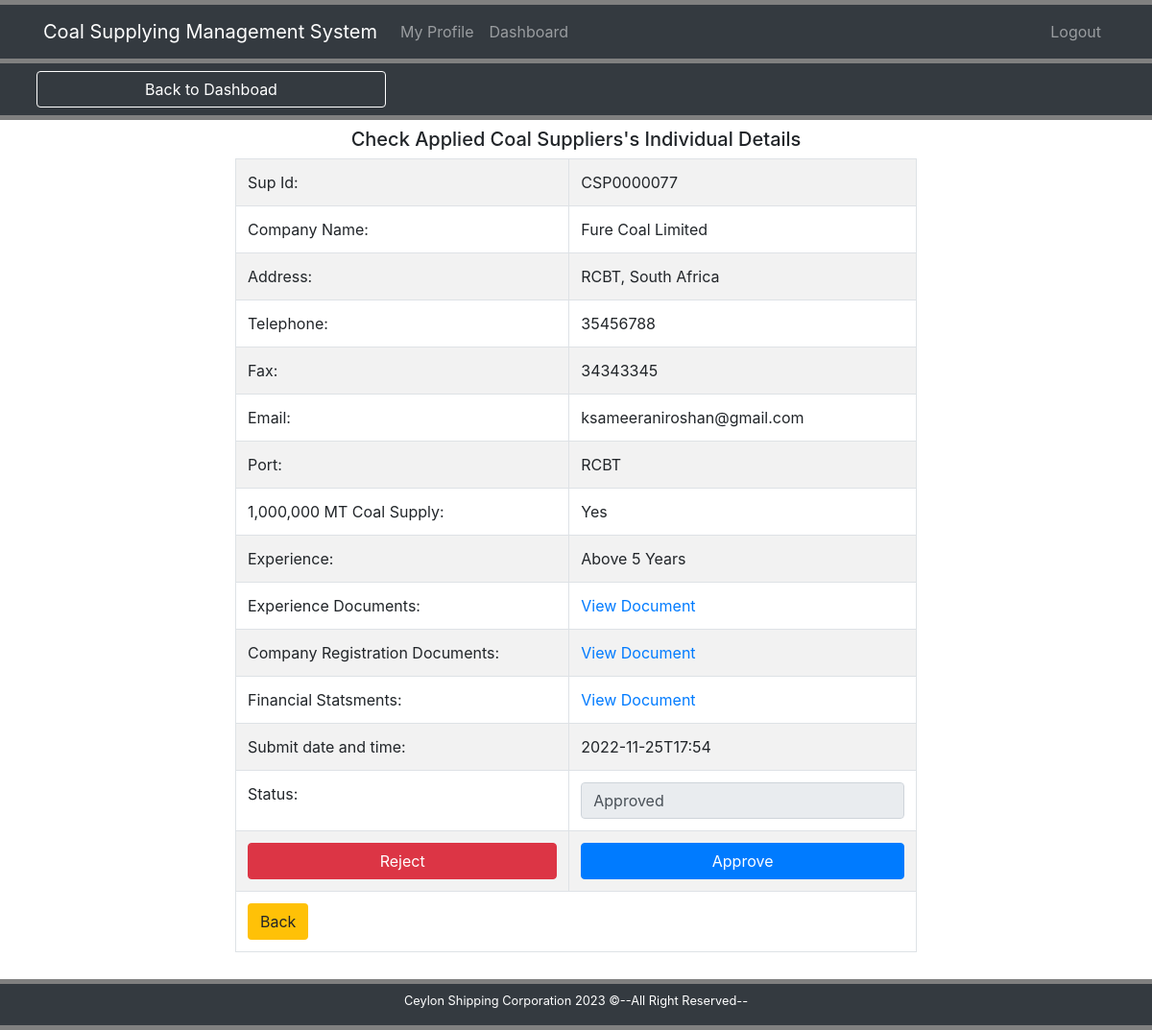
The app's page /checkCoalSupplier.php?id=10 with its own data.
### tables this page shows
CREATE TABLE `coalsupplier` (
  `id` int(10) NOT NULL,
  `supId` varchar(10) NOT NULL,
  `cName` varchar(50) NOT NULL,
  `address` varchar(200) NOT NULL,
  `telephone` varchar(15) NOT NULL,
  `fax` varchar(15) NOT NULL,
  `email` varchar(100) NOT NULL,
  `port` varchar(50) NOT NULL,
  `coalSupply` varchar(5) NOT NULL,
  `experience` varchar(15) NOT NULL,
  `exDoc` varchar(30) NOT NULL,
  `regDoc` varchar(30) NOT NULL,
  `finDoc` varchar(30) NOT NULL,
  `datetime` varchar(20) NOT NULL,
  `type` varchar(15) NOT NULL,
  `status` varchar(10) NOT NULL,
  `password` varchar(10) NOT NULL
);

### checkCoalSupplier.php (the view, shortened to what this page needs)
<?php
$searchQueryParameter = $_GET['id'];
?>
<!DOCTYPE html>
<html lang="en">
<head>
	<link rel="stylesheet" href="css/bootstrap.css">
	<link rel="stylesheet" href="css/style.css">
</head>
<body>
	<div style="height:5px; background: gray;"></div>
	<nav class="navbar navbar-expand-lg bg-dark navbar-dark">
		<div class="container">
			<a href="#" class="navbar-brand">Coal Supplying Management System</a>
			<div class="collapse navbar-collapse" id="navbarcollapse">
			<ul class="navbar-nav mr-auto">
				<li class="nav-item">
					<a href="#" class="nav-link">My Profile</a>
				</li>
				<li class="nav-item">
					<a href="dashPManager.php" class="nav-link">Dashboard</a>
				</li>
			</ul>
			<ul class="navbar-nav">
				<li class="nav-item">
					<a href="login.php" class="nav-link">Logout</a>
				</li>
			</ul>
			</div>
		</div>
	</nav>
	<div style="height:5px; background: gray;"></div>
	<header class="text-white bg-dark">
		<div class="container">
			<div class="row">
				<div class="col-lg-4 p-2">
					<a href="dashPManager.php" class="btn btn-dark btn-block" style="border-color:white;">Back to Dashboad</a>
				</div>
				<div class="col-lg-4 p-2">
				</div>
			</div>
		</div>
	</header>
	<div style="height:5px; background: gray;"></div>
	<section class="container py-2 mb-1">
		<div class="row">
			<div class="col-lg-12">
			<div class="row">
				<div class="col-md-12">
					<h5 class="text-center">Check Applied Coal Suppliers's Individual Details</h5>
				</div>
			</div>
			<div class="offset-lg-2 col-lg-8">
				<table class="table table-striped table-hover table-bordered">
					<?php
					global $ConnectingDB;
					$sql = "SELECT * FROM coalsupplier WHERE id='$searchQueryParameter'";
					$stmt = $ConnectingDB->query($sql);
					while ($dataRaws = $stmt->fetch()) {
						$supId = $dataRaws["supId"];
						$company = $dataRaws["cName"];
						$address = $dataRaws["address"];
						$telephone = $dataRaws["telephone"];
						$fax = $dataRaws["fax"];
						$email = $dataRaws["email"];
						$port = $dataRaws["port"];
						$qty = $dataRaws["coalSupply"];
						$experience = $dataRaws["experience"];
						$exDoc = $dataRaws["exDoc"];
						$regDoc = $dataRaws["regDoc"];
						$finDoc = $dataRaws["finDoc"];
						$datetime = $dataRaws["datetime"];
						$status = $dataRaws["status"];
					}
					?>
					<tbody>
					<tr>
						<td>Sup Id: </td>
						<td><?php echo $supId; ?></td>
					</tr>
					<tr>
						<td>Company Name: </td>
						<td><?php echo $company; ?></td>
					</tr>
					<tr>
						<td>Address: </td>
						<td><?php echo $address; ?></td>
					</tr>
					<tr>
						<td>Telephone: </td>
						<td><?php echo $telephone; ?></td>
					</tr>
					<tr>
						<td>Fax: </td>
						<td><?php echo $fax; ?></td>
					</tr>
					<tr>
						<td>Email: </td>
						<td><?php echo $email; ?></td>
					</tr>
					<tr>
						<td>Port: </td>
						<td><?php echo $port; ?></td>
					</tr>
					<tr>
						<td>1,000,000 MT Coal Supply: </td>
						<td><?php echo $qty; ?></td>
					</tr>
					<tr>
						<td>Experience: </td>
						<td><?php echo $experience; ?></td>
					</tr>
					<tr>
						<td>Experience Documents: </td>
						<td><a href="file/<?php echo $exDoc; ?>" target="_blank">
							<span>View Document</span>
						</a></td>
					</tr>
					<tr>
						<td>Company Registration Documents: </td>
						<td><a href="file/<?php echo $regDoc; ?>" target="_blank">
							<span>View Document</span>
						</a></td>
					</tr>
					<tr>
						<td>Financial Statsments: </td>
						<td><a href="file/<?php echo $finDoc; ?>" target="_blank">
							<span>View Document</span>
						</a></td>
					</tr>
					<tr>
						<td>Submit date and time: </td>
						<td><?php echo $datetime; ?></td>
					</tr>
					<tr>
					<form class="" action="checkCoalSupplier.php?id=<?php echo $searchQueryParameter; ?>" method="Post" enctype="multipart/form-data">
							<td>Status: </td>
							<td><input type="text"class="form-control" name="updateStatus" id="updateStatus" value="<?php echo $status; ?>" disabled></td>
					</tr>
					<tr>
						<td><button type="submit" name="reject" class="btn btn-block btn-danger">Reject</button></td>
						<td><button type="submit" name="approved" class="btn btn-block btn-primary">Approve</button></td>
					</tr>
					<tr>
						<td colspan="2"><a href="viewCoalSup.php"><span class="btn bg-warning">Back</span></a></td>
					</tr>
				</table>
			</div>
		</div>
	</section>
	<div style="height:5px; background: gray;"></div>
	<footer class="bg-dark text-white">
		<div class="container">
			<div class="row pt-2">
				<div class="col">
					<p class="lead text-center small">Ceylon Shipping Corporation <span id="year"></span> &copy;--All Right Reserved--</p>
				</div>
			</div>
		</div>
	</footer>
	<div style="height:5px; background: gray;"></div>
</body>
</html>

### records on screen
coalsupplier: supId "CSP0000077", cName "Fure Coal Limited", address "RCBT, South Africa", telephone "35456788", fax "34343345", email "ksameeraniroshan@gmail.com", port "RCBT", coalSupply "Yes", experience "Above 5 Years", datetime "2022-11-25T17:54", updateStatus "Approved"
